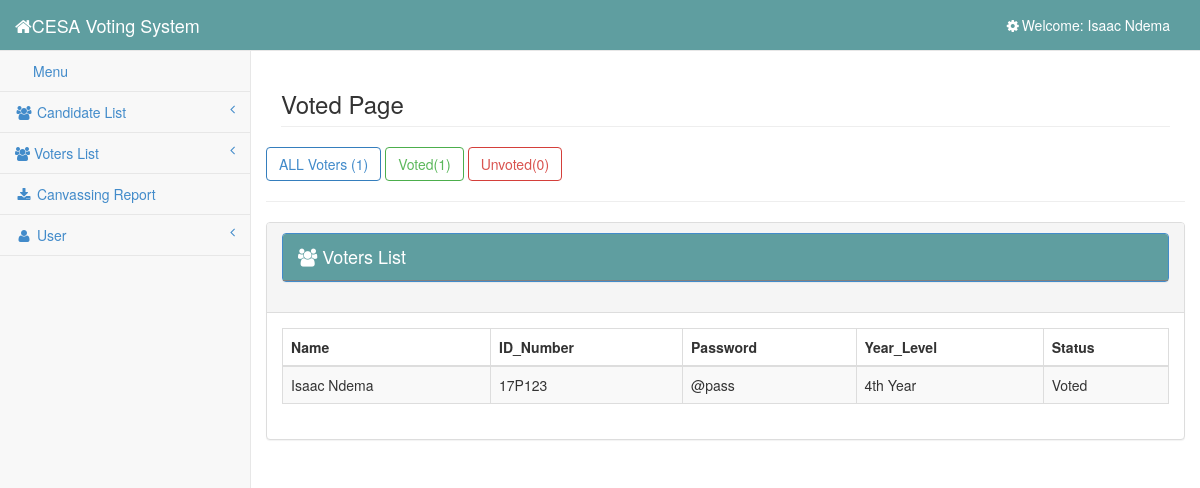
The page /admin/voted.php (signed in) on the database as committed earlier.
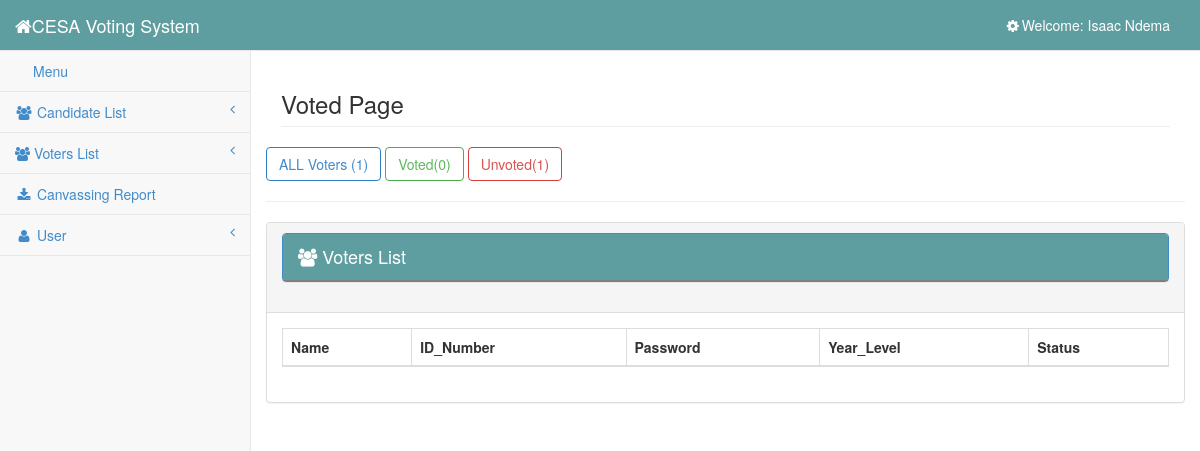
The same page on the database as committed later.
### tables this page shows
CREATE TABLE IF NOT EXISTS `user` (
  `user_id` int(11) NOT NULL AUTO_INCREMENT,
  `username` varchar(100) NOT NULL,
  `password` varchar(100) NOT NULL,
  `firstname` varchar(100) NOT NULL,
  `lastname` varchar(100) NOT NULL,
  PRIMARY KEY (`user_id`)
);

CREATE TABLE IF NOT EXISTS `voters` (
  `voters_id` int(11) NOT NULL AUTO_INCREMENT,
  `id_number` varchar(6) NOT NULL,
  `password` varchar(100) NOT NULL,
  `firstname` varchar(100) NOT NULL,
  `lastname` varchar(100) NOT NULL,
  `year_level` varchar(100) NOT NULL,
  `status` varchar(100) NOT NULL,
  `account` varchar(100) NOT NULL,
  PRIMARY KEY (`voters_id`)
);

### admin/session.php (called while the page is built, shortened)
<?php
	require '../database/dbcon.php';
	$session_id=$_SESSION['id'];
	$user_query = $conn->query("SELECT * FROM user WHERE user_id = '$session_id'") or die(mysqli_errno());
	$user_row = $user_query->fetch_array();
?>

### admin/voted.php (the view, shortened to what the changed rows need)
<?php include ('session.php');?>
<?php include ('head.php');?>
<body>
    <div id="wrapper">
        <?php include ('side_bar.php');?>
        <div id="page-wrapper">
            <div class="row">
                <div class="col-lg-12">
                    <h3 class="page-header">Voted Page</h3>
                </div>
				<?php
					$count = $conn->query("SELECT COUNT(*) as total FROM `voters`")->fetch_array();
					$count1 =  $conn->query("SELECT COUNT(*) as total FROM `voters` WHERE `status` = 'Voted'")->fetch_array();
					$count2 = $conn->query("SELECT COUNT(*) as total FROM `voters` WHERE `status` = 'Unvoted'")->fetch_array();
				?>
				<a href="voters.php" class = "btn btn-primary btn-outline">ALL Voters (<?php echo $count['total']?>)</a>
				<a href="voted.php" class = "btn btn-success btn-outline"> Voted(<?php echo $count1['total']?>)</a>
				<a href="unvoted.php" class = "btn btn-danger btn-outline">Unvoted(<?php echo $count2['total']?>) </a>
				<br/>
				<hr/>
                    <div class="panel panel-default">
                        <div class="panel-heading">
                        </div>
                        <div class="panel-body">
                            <div class="table-responsive">
                                <table class="table table-striped table-bordered table-hover" id="dataTables-example">
                                    <thead>
                                        <tr>
                                            <th>Name</th>
                                            <th>ID_Number</th>
                                            <th>Password</th>
                                            <th>Year_Level</th>
                                            <th>Status</th>
                                        </tr>
                                    </thead>
                                    <tbody>
										<?php
										require '../database/dbcon.php';
										$query = $conn->query("SELECT * FROM voters where status = 'Voted'");
										while($row = $query->fetch_array()){
										?>
										 <tr class="odd gradeX">
											<td><?php echo $row ['firstname']." ".$row['lastname'];?></td>
                                            <td><?php echo $row ['id_number'];?></td>
                                            <td><?php echo $row ['password'];?></td>
                                            <td><?php echo $row ['year_level'];?></td>
                                            <td><?php echo $row ['status'];?></td>
                                        </tr>
                                       <?php
											}
									   ?>
                                    </tbody>
                                </table>
                            </div>
                        </div>
                    </div>
            </div>
        </div>
    </div>
</body>
</html>

### admin/side_bar.php (shortened to what the changed rows need)
<?php require '../database/dbcon.php';?>
<nav class="navbar navbar-default navbar-static-top" role="navigation" style="margin-bottom:0; background-color:cadetblue;">
    <ul class="nav navbar-top-links navbar-right">
        <?php
        $query = $conn->query("SELECT * from user where user_id ='$session_id'") or die(mysql_error());
        while ($row = $query->fetch_array()) {
        ?>
            <li class="dropdown">
                <a class="dropdown-toggle" data-toggle="dropdown" href="#" style="color: white">
                    <i class="fa fa-cog fa-spin fa-fw"></i>Welcome: <?php echo $user_username = $user_row['firstname'] . " " . $user_row['lastname']; ?>
                </a>
            </li>
        <?php } ?>
    </ul>
</nav>

Rows that differ between the two databases and show on the page:
no longer on this page (row edited): voters: firstname "Isaac", lastname "Ndema", id_number "17P123", password "@pass", year_level "4th Year", status "Voted"
Other text that changed with them:
$count1['total']: "1" → "0"
$count2['total']: "0" → "1"
